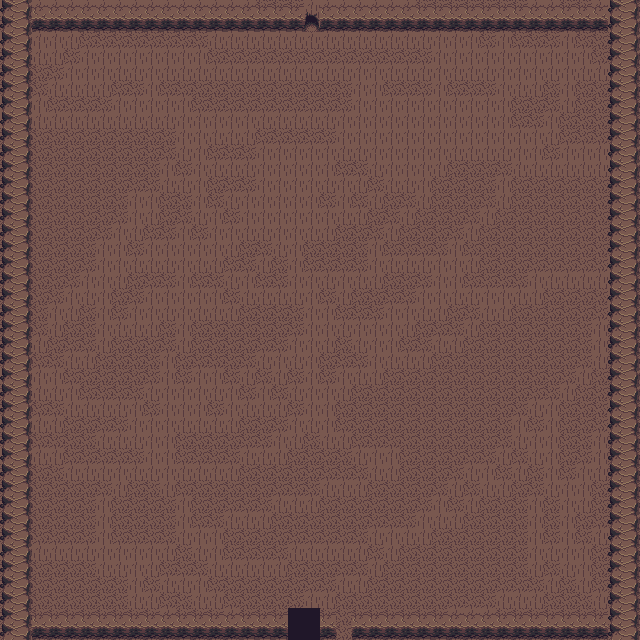

A 2D game scene composited from a Tiled map and its tileset images. What follows is a short description and the map's XML, with each tile layer's data collapsed to a summary:
An orthogonal 40x40 tile map with 16x16 px tiles, 2 tile layers (ground, collison).

<map version="1.4" tiledversion="1.4.3" orientation="orthogonal" renderorder="right-down" width="40" height="40" tilewidth="16" tileheight="16" infinite="0" nextlayerid="3" nextobjectid="1">
 <tileset firstgid="1" name="cave" tilewidth="16" tileheight="16" tilecount="1000" columns="40">
  <image source="../cave.png" width="640" height="400" />
 </tileset>
 <layer id="1" name="ground" width="40" height="40">
  <data>[1600 cells, 1600 non-empty, 4 distinct tile ids]</data>
 </layer>
 <layer id="2" name="collison" width="40" height="40">
  <data>[1600 cells, 300 non-empty, 5 distinct tile ids]</data>
 </layer>
</map>
